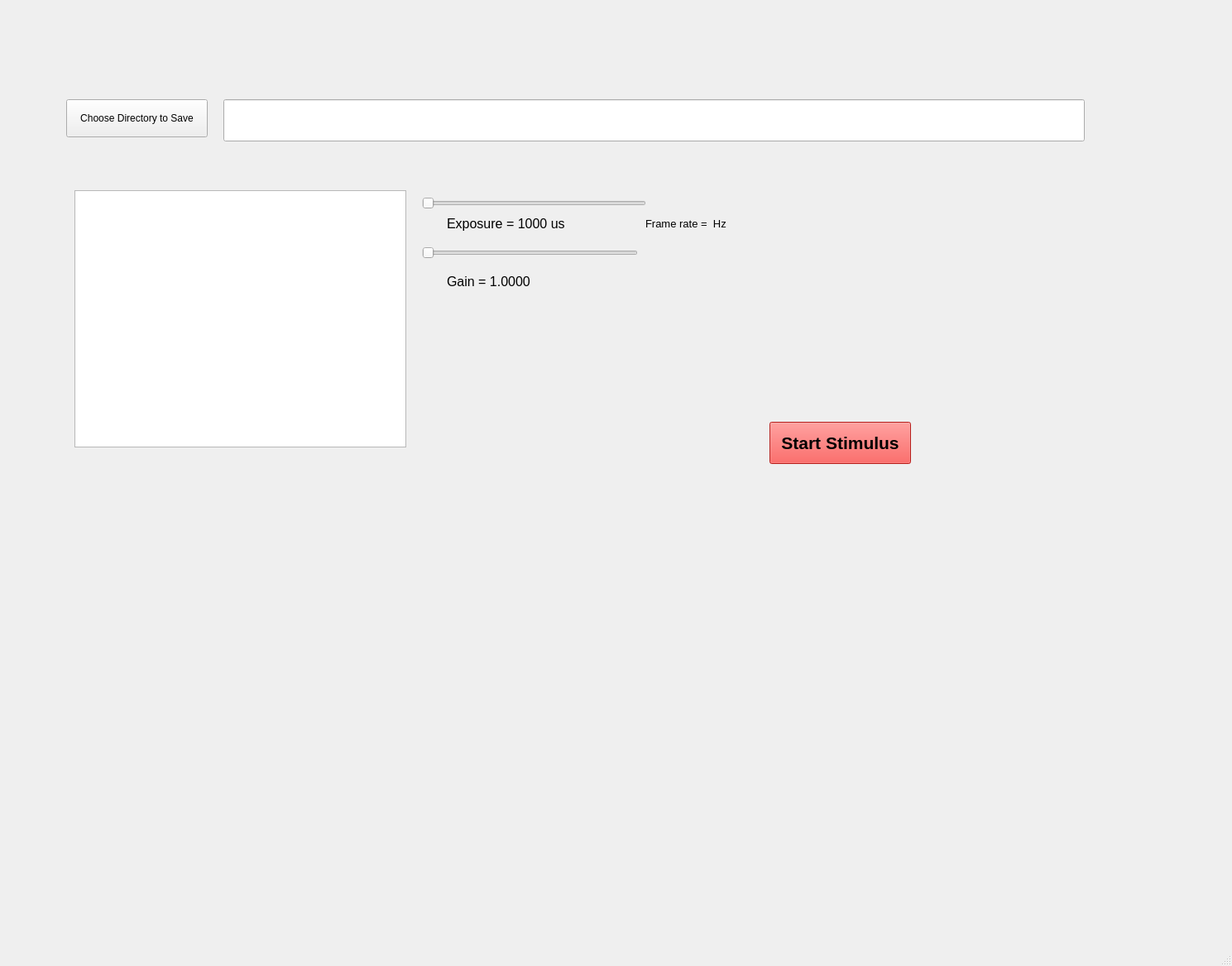
<?xml version="1.0" encoding="UTF-8"?>
<ui version="4.0">
 <class>MainWindow</class>
 <widget class="QMainWindow" name="MainWindow">
  <property name="geometry">
   <rect>
    <x>0</x>
    <y>0</y>
    <width>1489</width>
    <height>1168</height>
   </rect>
  </property>
  <property name="windowTitle">
   <string>MainWindow</string>
  </property>
  <widget class="QWidget" name="centralwidget">
   <widget class="QPushButton" name="filepath_pushButton">
    <property name="geometry">
     <rect>
      <x>80</x>
      <y>120</y>
      <width>171</width>
      <height>46</height>
     </rect>
    </property>
    <property name="text">
     <string>Choose Directory to Save</string>
    </property>
   </widget>
   <widget class="QLineEdit" name="savedirectory_lineEdit">
    <property name="geometry">
     <rect>
      <x>270</x>
      <y>120</y>
      <width>1041</width>
      <height>51</height>
     </rect>
    </property>
   </widget>
   <widget class="QPushButton" name="startStim_pushButton">
    <property name="geometry">
     <rect>
      <x>930</x>
      <y>510</y>
      <width>171</width>
      <height>51</height>
     </rect>
    </property>
    <property name="palette">
     <palette>
      <active>
       <colorrole role="Button">
        <brush brushstyle="SolidPattern">
         <color alpha="255">
          <red>255</red>
          <green>43</green>
          <blue>39</blue>
         </color>
        </brush>
       </colorrole>
       <colorrole role="Base">
        <brush brushstyle="SolidPattern">
         <color alpha="255">
          <red>255</red>
          <green>43</green>
          <blue>39</blue>
         </color>
        </brush>
       </colorrole>
       <colorrole role="Window">
        <brush brushstyle="SolidPattern">
         <color alpha="255">
          <red>255</red>
          <green>43</green>
          <blue>39</blue>
         </color>
        </brush>
       </colorrole>
      </active>
      <inactive>
       <colorrole role="Button">
        <brush brushstyle="SolidPattern">
         <color alpha="255">
          <red>255</red>
          <green>43</green>
          <blue>39</blue>
         </color>
        </brush>
       </colorrole>
       <colorrole role="Base">
        <brush brushstyle="SolidPattern">
         <color alpha="255">
          <red>255</red>
          <green>43</green>
          <blue>39</blue>
         </color>
        </brush>
       </colorrole>
       <colorrole role="Window">
        <brush brushstyle="SolidPattern">
         <color alpha="255">
          <red>255</red>
          <green>43</green>
          <blue>39</blue>
         </color>
        </brush>
       </colorrole>
      </inactive>
      <disabled>
       <colorrole role="Button">
        <brush brushstyle="SolidPattern">
         <color alpha="255">
          <red>255</red>
          <green>43</green>
          <blue>39</blue>
         </color>
        </brush>
       </colorrole>
       <colorrole role="Base">
        <brush brushstyle="SolidPattern">
         <color alpha="255">
          <red>255</red>
          <green>43</green>
          <blue>39</blue>
         </color>
        </brush>
       </colorrole>
       <colorrole role="Window">
        <brush brushstyle="SolidPattern">
         <color alpha="255">
          <red>255</red>
          <green>43</green>
          <blue>39</blue>
         </color>
        </brush>
       </colorrole>
      </disabled>
     </palette>
    </property>
    <property name="font">
     <font>
      <pointsize>16</pointsize>
      <weight>75</weight>
      <bold>true</bold>
     </font>
    </property>
    <property name="styleSheet">
     <string notr="true">background-color: rgb(255, 43, 39);</string>
    </property>
    <property name="text">
     <string>Start Stimulus</string>
    </property>
   </widget>
   <widget class="QSlider" name="exposure_slider">
    <property name="geometry">
     <rect>
      <x>510</x>
      <y>230</y>
      <width>271</width>
      <height>31</height>
     </rect>
    </property>
    <property name="minimum">
     <number>1000</number>
    </property>
    <property name="maximum">
     <number>100000</number>
    </property>
    <property name="singleStep">
     <number>1000</number>
    </property>
    <property name="orientation">
     <enum>Qt::Horizontal</enum>
    </property>
   </widget>
   <widget class="QLabel" name="exposure_slider_label">
    <property name="geometry">
     <rect>
      <x>540</x>
      <y>250</y>
      <width>280</width>
      <height>40</height>
     </rect>
    </property>
    <property name="font">
     <font>
      <pointsize>12</pointsize>
     </font>
    </property>
    <property name="text">
     <string>Exposure = 1000 us</string>
    </property>
   </widget>
   <widget class="GraphicsView" name="graphicsView">
    <property name="geometry">
     <rect>
      <x>90</x>
      <y>230</y>
      <width>401</width>
      <height>311</height>
     </rect>
    </property>
   </widget>
   <widget class="QSlider" name="gain_slider">
    <property name="geometry">
     <rect>
      <x>510</x>
      <y>290</y>
      <width>261</width>
      <height>31</height>
     </rect>
    </property>
    <property name="minimum">
     <number>1</number>
    </property>
    <property name="maximum">
     <number>1200</number>
    </property>
    <property name="singleStep">
     <number>1</number>
    </property>
    <property name="orientation">
     <enum>Qt::Horizontal</enum>
    </property>
   </widget>
   <widget class="QLabel" name="gain_slider_label">
    <property name="geometry">
     <rect>
      <x>540</x>
      <y>320</y>
      <width>280</width>
      <height>40</height>
     </rect>
    </property>
    <property name="font">
     <font>
      <pointsize>12</pointsize>
     </font>
    </property>
    <property name="text">
     <string>Gain = 1.0000</string>
    </property>
   </widget>
   <widget class="QLabel" name="framerate_label">
    <property name="geometry">
     <rect>
      <x>780</x>
      <y>260</y>
      <width>121</width>
      <height>21</height>
     </rect>
    </property>
    <property name="font">
     <font>
      <pointsize>10</pointsize>
     </font>
    </property>
    <property name="text">
     <string>Frame rate =  Hz</string>
    </property>
   </widget>
  </widget>
  <widget class="QMenuBar" name="menubar">
   <property name="geometry">
    <rect>
     <x>0</x>
     <y>0</y>
     <width>1489</width>
     <height>21</height>
    </rect>
   </property>
  </widget>
  <widget class="QStatusBar" name="statusbar"/>
 </widget>
 <customwidgets>
  <customwidget>
   <class>GraphicsView</class>
   <extends>QGraphicsView</extends>
   <header location="global">pyqtgraph</header>
  </customwidget>
 </customwidgets>
 <resources/>
 <connections/>
</ui>
